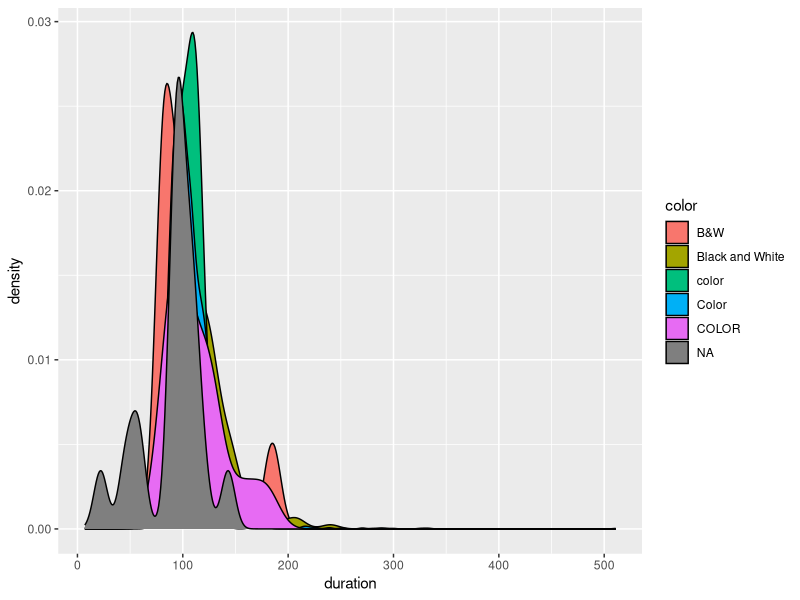
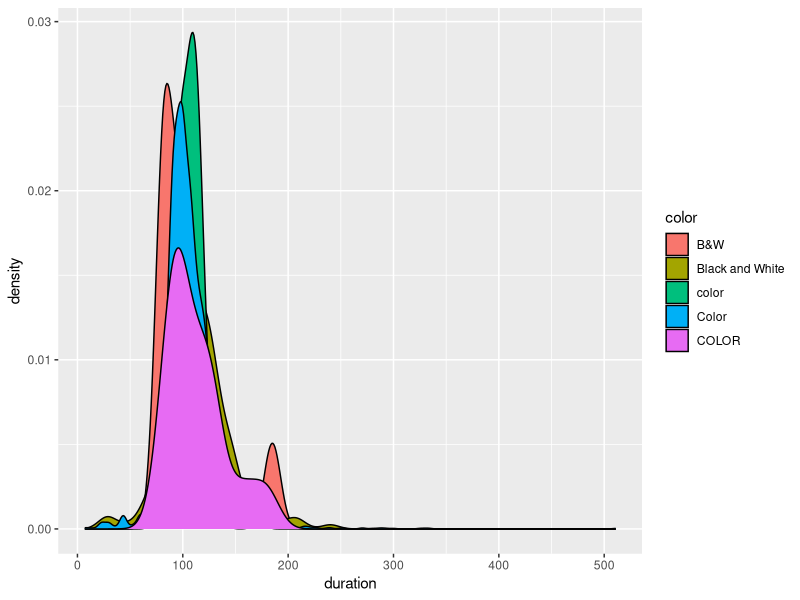

Write R code to recreate these figures, in order.
## ---- chunk 1
library(tidyverse)
# imdb_messy <- read_csv("___")
## ---- chunk 2
# This should be the folder where you stored this qmd!
getwd()
## ---- chunk 3
#imdb_temp <- read_csv("___")
## ---- chunk 4
# Try importing only the first 5 rows
# read_csv("___", n_max = ___)
## ---- chunk 5
# imdb_messy |>
#   mutate(across(where(is.character), as.factor)) |>  # convert characters to factors in order to summarize
#   summary()
## ---- chunk 6

## ---- chunk 7

## ---- chunk 8

## ---- chunk 9
# Count the total number of rows in imdb_messy
#___(imdb_messy)

# Then count the number of NAs in each column
#colSums(is.na(imdb_messy))

# Then count the number of NAs in a specific column
#imdb_messy |> 
#  ___(___(is.na(actor_1_facebook_likes)))
## ---- chunk 10

## ---- chunk 11

## ---- chunk 12
# imdb_temp <- drop_na(imdb_messy)
## ---- chunk 13
# ggplot(imdb_messy, aes(x = duration, fill = color)) + 
#   geom_density()
## ---- chunk 14

## ---- chunk 15

## ---- chunk 16
imdb_messy <- read_csv("../data/imdb_5000_messy.csv")
## ---- chunk 17
imdb_messy |>
  mutate(across(where(is.character), as.factor)) |>  # convert characters to factors in order to summarize
  summary()
## ---- chunk 18
imdb_messy |> 
  count(color)
## ---- chunk 19
imdb_temp <- imdb_messy |> 
  mutate(color = fct_recode(color,
                            "Color" = "COLOR",
                            "Color" = "color",
                            "Black_White" = "B&W",
                            "Black_White" = "Black and White"))

imdb_temp |> 
  count(color)
## ---- chunk 20
imdb_temp <- imdb_messy |> 
  mutate(color = str_replace(color, "COLOR", "Color"),
         color = str_replace(color, "color", "Color"),
         color = str_replace(color, "B&W", "Black_White"),
         color = str_replace(color, "Black and White", "Black_White"))

imdb_temp |> 
  count(color)
## ---- chunk 21
# Count the total number of rows in imdb_messy
nrow(imdb_messy)

# Then count the number of NAs in each column
colSums(is.na(imdb_messy))
## ---- chunk 22
imdb_messy |> 
  filter(is.na(actor_1_facebook_likes))
## ---- chunk 23
imdb_messy |> 
  summarize(mean(duration, na.rm = TRUE))
## ---- chunk 24
imdb_temp <- drop_na(imdb_messy)
nrow(imdb_temp)
colSums(is.na(imdb_temp))
## ---- chunk 25
ggplot(imdb_messy, aes(x = duration, fill = color)) +
  geom_density()
## ---- chunk 26
# Approach 1
imdb_temp <- imdb_messy |> 
  select(duration, color) |> 
  drop_na()
dim(imdb_temp)

# Approach 2
imdb_temp <- imdb_messy |> 
  filter(!is.na(duration), !is.na(color))
dim(imdb_temp)

# Plot
ggplot(imdb_temp, aes(x = duration, fill = color)) +
  geom_density()
## ---- chunk 27
imdb_temp <- imdb_messy |> 
  mutate(actor_1_facebook_likes =
         replace_na(actor_1_facebook_likes, 0))

imdb_temp |> 
  summarize(sum(is.na(actor_1_facebook_likes)))
